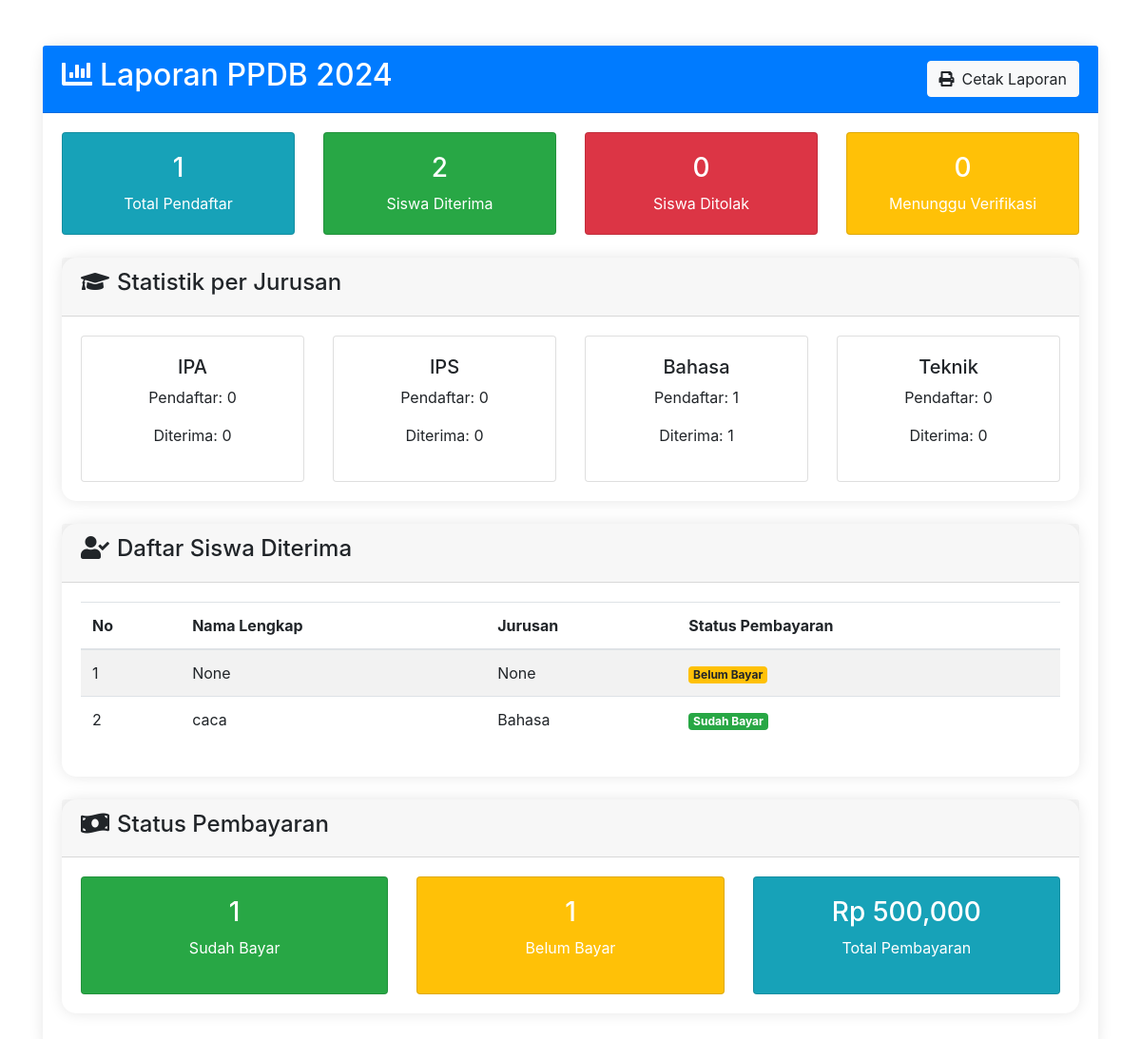
The app's page /admin/report with its own data.
### models.py (models this page shows, shortened)
class User(UserMixin, db.Model):
    __tablename__ = 'user'
    id = db.Column(db.Integer, primary_key=True)
    username = db.Column(db.String(80), unique=True, nullable=False)
    password = db.Column(db.String(120), nullable=False)
    role = db.Column(db.String(20), nullable=False, default='user')
    status = db.Column(db.String(20), nullable=False, default='pending')
    full_name = db.Column(db.String(100))
    phone = db.Column(db.String(20))
    address = db.Column(db.String(200))
    jurusan = db.Column(db.String(50))
    bukti_pembayaran = db.Column(db.String(200))
    ijasah = db.Column(db.String(200))
    foto_diri = db.Column(db.String(200))
    nama_ayah = db.Column(db.String(100))
    nama_ibu = db.Column(db.String(100))
    tempat_lahir = db.Column(db.String(100))
    tanggal_lahir = db.Column(db.Date)
    asal_sekolah = db.Column(db.String(200))
    payment_proof = db.Column(db.String(200))
    payment_status = db.Column(db.String(20), default='unpaid')  # unpaid/pending/paid
    bank_name = db.Column(db.String(50))
    sender_name = db.Column(db.String(100))
    payment_date = db.Column(db.DateTime)
    is_verified = db.Column(db.Boolean, default=False)  # Tambahkan kolom is_verified

### factory.py (the view)
    @app.route('/admin/report')
    def admin_report():
        from models import User
        total_pendaftar = User.query.filter(User.role != 'admin').count()
        total_diterima = User.query.filter_by(status='accepted').count()
        total_ditolak = User.query.filter_by(status='rejected').count()
        total_pending = User.query.filter_by(status='pending').count()
        jurusan_stats = []
        for jurusan in ['IPA', 'IPS', 'Bahasa', 'Teknik']:
            total = User.query.filter_by(jurusan=jurusan).count()
            diterima = User.query.filter_by(jurusan=jurusan, status='accepted').count()
            jurusan_stats.append({
                'nama': jurusan,
                'total': total,
                'diterima': diterima
            })
        siswa_diterima = User.query.filter_by(status='accepted').all()
        total_sudah_bayar = User.query.filter_by(payment_status='paid').count()
        total_belum_bayar = User.query.filter_by(status='accepted').filter(
            (User.payment_status != 'paid') | (User.payment_status == None)
        ).count()
        total_pembayaran = total_sudah_bayar * 500000  # Rp 500.000 per siswa
        return render_template('admin_report.html',
            total_pendaftar=total_pendaftar,
            total_diterima=total_diterima,
            total_ditolak=total_ditolak,
            total_pending=total_pending,
            jurusan_stats=jurusan_stats,
            siswa_diterima=siswa_diterima,
            total_sudah_bayar=total_sudah_bayar,
            total_belum_bayar=total_belum_bayar,
            total_pembayaran="{:,}".format(total_pembayaran)
        )

### templates/admin_report.html (shortened to what this page needs)
<!DOCTYPE html>
<html>
<head>
    <link href="https://maxcdn.bootstrapcdn.com/bootstrap/4.5.2/css/bootstrap.min.css" rel="stylesheet">
    <link href="https://cdnjs.cloudflare.com/ajax/libs/font-awesome/5.15.4/css/all.min.css" rel="stylesheet">
</head>
<body>
    <div class="container mt-5">
        <div class="card report-card">
            <div class="card-header bg-primary text-white d-flex justify-content-between align-items-center">
                <h2><i class="fas fa-chart-bar mr-2"></i>Laporan PPDB 2024</h2>
                <button onclick="window.print()" class="btn btn-light"><i class="fas fa-print mr-2"></i>Cetak Laporan</button>
            </div>
            <div class="card-body">
                <div class="row mb-4">
                    <div class="col-md-3">
                        <div class="card bg-info text-white">
                            <div class="card-body text-center">
                                <h3>{{ total_pendaftar }}</h3>
                                <p class="mb-0">Total Pendaftar</p>
                            </div>
                        </div>
                    </div>
                    <div class="col-md-3">
                        <div class="card bg-success text-white">
                            <div class="card-body text-center">
                                <h3>{{ total_diterima }}</h3>
                                <p class="mb-0">Siswa Diterima</p>
                            </div>
                        </div>
                    </div>
                    <div class="col-md-3">
                        <div class="card bg-danger text-white">
                            <div class="card-body text-center">
                                <h3>{{ total_ditolak }}</h3>
                                <p class="mb-0">Siswa Ditolak</p>
                            </div>
                        </div>
                    </div>
                    <div class="col-md-3">
                        <div class="card bg-warning text-white">
                            <div class="card-body text-center">
                                <h3>{{ total_pending }}</h3>
                                <p class="mb-0">Menunggu Verifikasi</p>
                            </div>
                        </div>
                    </div>
                </div>
                <div class="card report-card">
                    <div class="card-header">
                        <h4><i class="fas fa-graduation-cap mr-2"></i>Statistik per Jurusan</h4>
                    </div>
                    <div class="card-body">
                        <div class="row">
                            {% for jurusan in jurusan_stats %}
                            <div class="col-md-3">
                                <div class="card">
                                    <div class="card-body text-center">
                                        <h5>{{ jurusan.nama }}</h5>
                                        <p>Pendaftar: {{ jurusan.total }}</p>
                                        <p>Diterima: {{ jurusan.diterima }}</p>
                                    </div>
                                </div>
                            </div>
                            {% endfor %}
                        </div>
                    </div>
                </div>
                <div class="card report-card mt-4">
                    <div class="card-header">
                        <h4><i class="fas fa-user-check mr-2"></i>Daftar Siswa Diterima</h4>
                    </div>
                    <div class="card-body">
                        <table class="table table-striped">
                            <thead>
                                <tr>
                                    <th>No</th>
                                    <th>Nama Lengkap</th>
                                    <th>Jurusan</th>
                                    <th>Status Pembayaran</th>
                                </tr>
                            </thead>
                            <tbody>
                                {% for siswa in siswa_diterima %}
                                <tr>
                                    <td>{{ loop.index }}</td>
                                    <td>{{ siswa.full_name }}</td>
                                    <td>{{ siswa.jurusan }}</td>
                                    <td>
                                        <span class="badge badge-{{ 'success' if siswa.payment_status == 'paid' else 'warning' }}">
                                            {{ 'Sudah Bayar' if siswa.payment_status == 'paid' else 'Belum Bayar' }}
                                        </span>
                                    </td>
                                </tr>
                                {% endfor %}
                            </tbody>
                        </table>
                    </div>
                </div>
                <div class="card report-card mt-4">
                    <div class="card-header">
                        <h4><i class="fas fa-money-bill-wave mr-2"></i>Status Pembayaran</h4>
                    </div>
                    <div class="card-body">
                        <div class="row">
                            <div class="col-md-4">
                                <div class="card bg-success text-white">
                                    <div class="card-body text-center">
                                        <h3>{{ total_sudah_bayar }}</h3>
                                        <p>Sudah Bayar</p>
                                    </div>
                                </div>
                            </div>
                            <div class="col-md-4">
                                <div class="card bg-warning text-white">
                                    <div class="card-body text-center">
                                        <h3>{{ total_belum_bayar }}</h3>
                                        <p>Belum Bayar</p>
                                    </div>
                                </div>
                            </div>
                            <div class="col-md-4">
                                <div class="card bg-info text-white">
                                    <div class="card-body text-center">
                                        <h3>Rp {{ total_pembayaran }}</h3>
                                        <p>Total Pembayaran</p>
                                    </div>
                                </div>
                            </div>
                        </div>
                    </div>
                </div>
            </div>
        </div>
    </div>
</body>
</html>

### templates/admin_report.html (style rules this page uses)
.report-card { border: none; border-radius: 15px; box-shadow: 0 0 15px rgba(0,0,0,0.1); margin-bottom: 20px; }

### records on screen
User: nama "Bahasa", total "1", diterima "1", full_name "caca", jurusan "Bahasa", payment_status "Sudah Bayar"
User: full_name "None", jurusan "None", payment_status "Belum Bayar"

### other values on screen
{{ total_pendaftar }} "1"
{{ total_diterima }} "2"
{{ total_ditolak }} "0"
{{ total_pending }} "0"
{{ jurusan.nama }} "IPA" "IPS" "Teknik"
{{ jurusan.total }} "0" "0" "0"
{{ jurusan.diterima }} "0" "0" "0"
{{ total_sudah_bayar }} "1"
{{ total_belum_bayar }} "1"
{{ total_pembayaran }} "500,000"
